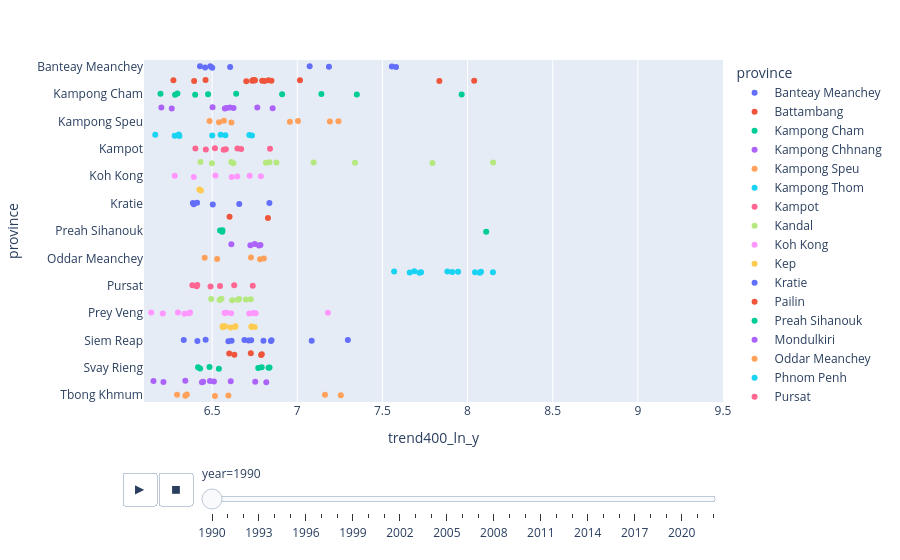

The code cell stored with this chart in its notebook:
### Code cell
px.strip(df,
         x = 'trend400_ln_y',
         y = 'province',
         range_x= [6.10, 9.5],
         color = 'province',
         hover_name= 'district',
         hover_data = ['province'],
         animation_frame= 'year')

### Figure 1 — Plotly figure (JSON) as saved in the notebook; plotly's stock layout.template omitted (floating-point values rounded to 4 significant figures)
{"data": [{"alignmentgroup": "True", "boxpoints": "all", "fillcolor": "rgba(255,255,255,0)", "hoveron": "points", "hovertemplate": "<b>%{hovertext}</b><br><br>province=%{y}<br>year=1990<br>trend400_ln_y=%{x}<extra></extra>", "hovertext": ["Malai", "Mongkol Borei", "Ou Chrov", "Paoy Paet", "Phnum Srok", "Preah Netr Preah", "Serei Saophoan", "Svay Chek", "Thma Puok"], "legendgroup": "Banteay Meanchey", "line": {"color": "rgba(255,255,255,0)"}, "marker": {"color": "#636efa"}, "name": "Banteay Meanchey", "offsetgroup": "Banteay Meanchey", "orientation": "h", "pointpos": 0, "showlegend": true, "type": "box", "x": [6.429, 7.073, 7.58, 7.186, 6.459, 6.606, 7.556, 6.501, 6.489], "x0": " ", "xaxis": "x", "y": ["Banteay Meanchey", "Banteay Meanchey", "Banteay Meanchey", "Banteay Meanchey", "Banteay Meanchey", "Banteay Meanchey", "Banteay Meanchey", "Banteay Meanchey", "Banteay Meanchey"], "y0": " ", "yaxis": "y"}, {"alignmentgroup": "True", "boxpoints": "all", "fillcolor": "rgba(255,255,255,0)", "hoveron": "points", "hovertemplate": "<b>%{hovertext}</b><br><br>province=%{y}<br>year=1990<br>trend400_ln_y=%{x}<extra></extra>", "hovertext": ["Aek Phnum", "Banan", "Battambang", "Bavel", "Kamrieng", "Koas Krala", "Moung Ruessei", "Phnum Proek", "Rotonak Mondol", "Rukh Kiri", "Samlout", "Sampov Lun", "Sangkae", "Thma Koul", "Tonlé Sap"], "legendgroup": "Battambang", "line": {"color": "rgba(255,255,255,0)"}, "marker": {"color": "#EF553B"}, "name": "Battambang", "offsetgroup": "Battambang", "orientation": "h", "pointpos": 0, "showlegend": true, "type": "box", "x": [6.794, 6.394, 8.039, 6.273, 6.808, 6.746, 6.701, 6.848, 6.742, 6.461, 6.752, 6.735, 7.834, 7.016, 6.831], "x0": " ", "xaxis": "x", "y": ["Battambang", "Battambang", "Battambang", "Battambang", "Battambang", "Battambang", "Battambang", "Battambang", "Battambang", "Battambang", "Battambang", "Battambang", "Battambang", "Battambang", "Battambang"], "y0": " ", "yaxis": "y"}, {"alignmentgroup": "True", "boxpoints": "all", "fillcolor": "rgba(255,255,255,0)", "hoveron": "points", "hovertemplate": "<b>%{hovertext}</b><br><br>province=%{y}<br>year=1990<br>trend400_ln_y=%{x}<extra></extra>", "hovertext": ["Batheay", "Chamkar Leu", "Cheung Prey", "Kampong Cham", "Kampong Siem", "Kang Meas", "Kaoh Soutin", "Prey Chhor", "Srei Santhor", "Stueng Trang"], "legendgroup": "Kampong Cham", "line": {"color": "rgba(255,255,255,0)"}, "marker": {"color": "#00cc96"}, "name": "Kampong Cham", "offsetgroup": "Kampong Cham", "orientation": "h", "pointpos": 0, "showlegend": true, "type": "box", "x": [6.4, 6.911, 6.476, 7.965, 7.35, 6.641, 7.142, 6.296, 6.197, 6.282], "x0": " ", "xaxis": "x", "y": ["Kampong Cham", "Kampong Cham", "Kampong Cham", "Kampong Cham", "Kampong Cham", "Kampong Cham", "Kampong Cham", "Kampong Cham", "Kampong Cham", "Kampong Cham"], "y0": " ", "yaxis": "y"}, {"alignmentgroup": "True", "boxpoints": "all", "fillcolor": "rgba(255,255,255,0)", "hoveron": "points", "hovertemplate": "<b>%{hovertext}</b><br><br>province=%{y}<br>year=1990<br>trend400_ln_y=%{x}<extra></extra>", "hovertext": ["Baribour", "Chol Kiri", "Kampong Chhnang", "Kampong Leaeng", "Kampong Tralach", "Rolea B'ier", "Sameakki Mean Chey", "Tonlé Sap", "Tuek Phos"], "legendgroup": "Kampong Chhnang", "line": {"color": "rgba(255,255,255,0)"}, "marker": {"color": "#ab63fa"}, "name": "Kampong Chhnang", "offsetgroup": "Kampong Chhnang", "orientation": "h", "pointpos": 0, "showlegend": true, "type": "box", "x": [6.202, 6.263, 6.604, 6.584, 6.626, 6.856, 6.765, 6.503, 6.575], "x0": " ", "xaxis": "x", "y": ["Kampong Chhnang", "Kampong Chhnang", "Kampong Chhnang", "Kampong Chhnang", "Kampong Chhnang", "Kampong Chhnang", "Kampong Chhnang", "Kampong Chhnang", "Kampong Chhnang"], "y0": " ", "yaxis": "y"}, {"alignmentgroup": "True", "boxpoints": "all", "fillcolor": "rgba(255,255,255,0)", "hoveron": "points", "hovertemplate": "<b>%{hovertext}</b><br><br>province=%{y}<br>year=1990<br>trend400_ln_y=%{x}<extra></extra>", "hovertext": ["Aoral", "Basedth", "Chbar Mon", "Kong Pisei", "Odongk", "Phnum Sruoch", "Samraong Tong", "Thpong"], "legendgroup": "Kampong Speu", "line": {"color": "rgba(255,255,255,0)"}, "marker": {"color": "#FFA15A"}, "name": "Kampong Speu", "offsetgroup": "Kampong Speu", "orientation": "h", "pointpos": 0, "showlegend": true, "type": "box", "x": [6.957, 6.569, 7.242, 7.004, 6.613, 6.485, 7.191, 6.54], "x0": " ", "xaxis": "x", "y": ["Kampong Speu", "Kampong Speu", "Kampong Speu", "Kampong Speu", "Kampong Speu", "Kampong Speu", "Kampong Speu", "Kampong Speu"], "y0": " ", "yaxis": "y"}, {"alignmentgroup": "True", "boxpoints": "all", "fillcolor": "rgba(255,255,255,0)", "hoveron": "points", "hovertemplate": "<b>%{hovertext}</b><br><br>province=%{y}<br>year=1990<br>trend400_ln_y=%{x}<extra></extra>", "hovertext": ["Baray", "Kampong Svay", "Prasat Ballangk", "Prasat Sambour", "Sandan", "Santuk", "Stoung", "Stueng Saen", "Tonlé Sap"], "legendgroup": "Kampong Thom", "line": {"color": "rgba(255,255,255,0)"}, "marker": {"color": "#19d3f3"}, "name": "Kampong Thom", "offsetgroup": "Kampong Thom", "orientation": "h", "pointpos": 0, "showlegend": true, "type": "box", "x": [6.734, 6.28, 6.55, 6.501, 6.308, 6.166, 6.304, 6.719, 6.578], "x0": " ", "xaxis": "x", "y": ["Kampong Thom", "Kampong Thom", "Kampong Thom", "Kampong Thom", "Kampong Thom", "Kampong Thom", "Kampong Thom", "Kampong Thom", "Kampong Thom"], "y0": " ", "yaxis": "y"}, {"alignmentgroup": "True", "boxpoints": "all", "fillcolor": "rgba(255,255,255,0)", "hoveron": "points", "hovertemplate": "<b>%{hovertext}</b><br><br>province=%{y}<br>year=1990<br>trend400_ln_y=%{x}<extra></extra>", "hovertext": ["Angkor Chey", "Banteay Meas", "Chhuk", "Chum Kiri", "Dang Tong", "Kampong Trach", "Kampot", "Tuek Chhou"], "legendgroup": "Kampot", "line": {"color": "rgba(255,255,255,0)"}, "marker": {"color": "#FF6692"}, "name": "Kampot", "offsetgroup": "Kampot", "orientation": "h", "pointpos": 0, "showlegend": true, "type": "box", "x": [6.671, 6.517, 6.463, 6.568, 6.402, 6.58, 6.84, 6.649], "x0": " ", "xaxis": "x", "y": ["Kampot", "Kampot", "Kampot", "Kampot", "Kampot", "Kampot", "Kampot", "Kampot"], "y0": " ", "yaxis": "y"}, {"alignmentgroup": "True", "boxpoints": "all", "fillcolor": "rgba(255,255,255,0)", "hoveron": "points", "hovertemplate": "<b>%{hovertext}</b><br><br>province=%{y}<br>year=1990<br>trend400_ln_y=%{x}<extra></extra>", "hovertext": ["Angk Snuol", "Kandal Stueng", "Kaoh Thum", "Khsach Kandal", "Kien Svay", "Leuk Daek", "Lvea Aem", "Mukh Kampul", "Ponhea Lueu", "S'ang", "Ta Khmau"], "legendgroup": "Kandal", "line": {"color": "rgba(255,255,255,0)"}, "marker": {"color": "#B6E880"}, "name": "Kandal", "offsetgroup": "Kandal", "orientation": "h", "pointpos": 0, "showlegend": true, "type": "box", "x": [6.612, 6.878, 6.499, 7.339, 6.837, 6.625, 7.794, 6.432, 6.816, 7.096, 8.15], "x0": " ", "xaxis": "x", "y": ["Kandal", "Kandal", "Kandal", "Kandal", "Kandal", "Kandal", "Kandal", "Kandal", "Kandal", "Kandal", "Kandal"], "y0": " ", "yaxis": "y"}, {"alignmentgroup": "True", "boxpoints": "all", "fillcolor": "rgba(255,255,255,0)", "hoveron": "points", "hovertemplate": "<b>%{hovertext}</b><br><br>province=%{y}<br>year=1990<br>trend400_ln_y=%{x}<extra></extra>", "hovertext": ["Botum Sakor", "Kaoh Kong", "Khemara Phoumin", "Kiri Sakor", "Mondol Seima", "Srae Ambel", "Thma Bang"], "legendgroup": "Koh Kong", "line": {"color": "rgba(255,255,255,0)"}, "marker": {"color": "#FF97FF"}, "name": "Koh Kong", "offsetgroup": "Koh Kong", "orientation": "h", "pointpos": 0, "showlegend": true, "type": "box", "x": [6.721, 6.615, 6.392, 6.648, 6.281, 6.519, 6.786], "x0": " ", "xaxis": "x", "y": ["Koh Kong", "Koh Kong", "Koh Kong", "Koh Kong", "Koh Kong", "Koh Kong", "Koh Kong"], "y0": " ", "yaxis": "y"}, {"alignmentgroup": "True", "boxpoints": "all", "fillcolor": "rgba(255,255,255,0)", "hoveron": "points", "hovertemplate": "<b>%{hovertext}</b><br><br>province=%{y}<br>year=1990<br>trend400_ln_y=%{x}<extra></extra>", "hovertext": ["Damnak Chang'aeur", "Kaeb"], "legendgroup": "Kep", "line": {"color": "rgba(255,255,255,0)"}, "marker": {"color": "#FECB52"}, "name": "Kep", "offsetgroup": "Kep", "orientation": "h", "pointpos": 0, "showlegend": true, "type": "box", "x": [6.425, 6.434], "x0": " ", "xaxis": "x", "y": ["Kep", "Kep"], "y0": " ", "yaxis": "y"}, {"alignmentgroup": "True", "boxpoints": "all", "fillcolor": "rgba(255,255,255,0)", "hoveron": "points", "hovertemplate": "<b>%{hovertext}</b><br><br>province=%{y}<br>year=1990<br>trend400_ln_y=%{x}<extra></extra>", "hovertext": ["Chetr Borei", "Chhloung", "Kracheh", "Prek Prasab", "Sambour", "Snuol"], "legendgroup": "Kratie", "line": {"color": "rgba(255,255,255,0)"}, "marker": {"color": "#636efa"}, "name": "Kratie", "offsetgroup": "Kratie", "orientation": "h", "pointpos": 0, "showlegend": true, "type": "box", "x": [6.392, 6.387, 6.659, 6.412, 6.504, 6.837], "x0": " ", "xaxis": "x", "y": ["Kratie", "Kratie", "Kratie", "Kratie", "Kratie", "Kratie"], "y0": " ", "yaxis": "y"}, {"alignmentgroup": "True", "boxpoints": "all", "fillcolor": "rgba(255,255,255,0)", "hoveron": "points", "hovertemplate": "<b>%{hovertext}</b><br><br>province=%{y}<br>year=1990<br>trend400_ln_y=%{x}<extra></extra>", "hovertext": ["Pailin", "Sala Krau"], "legendgroup": "Pailin", "line": {"color": "rgba(255,255,255,0)"}, "marker": {"color": "#EF553B"}, "name": "Pailin", "offsetgroup": "Pailin", "orientation": "h", "pointpos": 0, "showlegend": true, "type": "box", "x": [6.602, 6.828], "x0": " ", "xaxis": "x", "y": ["Pailin", "Pailin"], "y0": " ", "yaxis": "y"}, {"alignmentgroup": "True", "boxpoints": "all", "fillcolor": "rgba(255,255,255,0)", "hoveron": "points", "hovertemplate": "<b>%{hovertext}</b><br><br>province=%{y}<br>year=1990<br>trend400_ln_y=%{x}<extra></extra>", "hovertext": ["Kampong Seila", "Preah Sihanouk", "Prey Nob", "Stueng Hav"], "legendgroup": "Preah Sihanouk", "line": {"color": "rgba(255,255,255,0)"}, "marker": {"color": "#00cc96"}, "name": "Preah Sihanouk", "offsetgroup": "Preah Sihanouk", "orientation": "h", "pointpos": 0, "showlegend": true, "type": "box", "x": [6.56, 8.109, 6.546, 6.56], "x0": " ", "xaxis": "x", "y": ["Preah Sihanouk", "Preah Sihanouk", "Preah Sihanouk", "Preah Sihanouk"], "y0": " ", "yaxis": "y"}, {"alignmentgroup": "True", "boxpoints": "all", "fillcolor": "rgba(255,255,255,0)", "hoveron": "points", "hovertemplate": "<b>%{hovertext}</b><br><br>province=%{y}<br>year=1990<br>trend400_ln_y=%{x}<extra></extra>", "hovertext": ["Kaev Seima", "Kaoh Nheaek", "Ou Reang", "Pech Chreada", "Saen Monourom"], "legendgroup": "Mondulkiri", "line": {"color": "rgba(255,255,255,0)"}, "marker": {"color": "#ab63fa"}, "name": "Mondulkiri", "offsetgroup": "Mondulkiri", "orientation": "h", "pointpos": 0, "showlegend": true, "type": "box", "x": [6.784, 6.75, 6.725, 6.775, 6.613], "x0": " ", "xaxis": "x", "y": ["Mondulkiri", "Mondulkiri", "Mondulkiri", "Mondulkiri", "Mondulkiri"], "y0": " ", "yaxis": "y"}, {"alignmentgroup": "True", "boxpoints": "all", "fillcolor": "rgba(255,255,255,0)", "hoveron": "points", "hovertemplate": "<b>%{hovertext}</b><br><br>province=%{y}<br>year=1990<br>trend400_ln_y=%{x}<extra></extra>", "hovertext": ["Anlong Veaeng", "Banteay Ampil", "Chong Kal", "Samraong", "Trapeang Prasat"], "legendgroup": "Oddar Meanchey", "line": {"color": "rgba(255,255,255,0)"}, "marker": {"color": "#FFA15A"}, "name": "Oddar Meanchey", "offsetgroup": "Oddar Meanchey", "orientation": "h", "pointpos": 0, "showlegend": true, "type": "box", "x": [6.804, 6.782, 6.529, 6.456, 6.728], "x0": " ", "xaxis": "x", "y": ["Oddar Meanchey", "Oddar Meanchey", "Oddar Meanchey", "Oddar Meanchey", "Oddar Meanchey"], "y0": " ", "yaxis": "y"}, {"alignmentgroup": "True", "boxpoints": "all", "fillcolor": "rgba(255,255,255,0)", "hoveron": "points", "hovertemplate": "<b>%{hovertext}</b><br><br>province=%{y}<br>year=1990<br>trend400_ln_y=%{x}<extra></extra>", "hovertext": ["Chamkar Mon", "Chbar Ampov", "Chraoy Chongvar", "Dangkao", "Doun Penh", "Mean Chey", "Praek Pnov", "Prampir Meakkakra", "Pur Sen Chey", "Russey Keo", "Saensokh", "Tuol Kouk"], "legendgroup": "Phnom Penh", "line": {"color": "rgba(255,255,255,0)"}, "marker": {"color": "#19d3f3"}, "name": "Phnom Penh", "offsetgroup": "Phnom Penh", "orientation": "h", "pointpos": 0, "showlegend": true, "type": "box", "x": [7.687, 8.149, 8.072, 8.079, 7.718, 7.91, 7.569, 7.944, 7.727, 8.044, 7.882, 7.661], "x0": " ", "xaxis": "x", "y": ["Phnom Penh", "Phnom Penh", "Phnom Penh", "Phnom Penh", "Phnom Penh", "Phnom Penh", "Phnom Penh", "Phnom Penh", "Phnom Penh", "Phnom Penh", "Phnom Penh", "Phnom Penh"], "y0": " ", "yaxis": "y"}, {"alignmentgroup": "True", "boxpoints": "all", "fillcolor": "rgba(255,255,255,0)", "hoveron": "points", "hovertemplate": "<b>%{hovertext}</b><br><br>province=%{y}<br>year=1990<br>trend400_ln_y=%{x}<extra></extra>", "hovertext": ["Bakan", "Kandieng", "Krakor", "Phnum Kravanh", "Pursat", "Tonlé Sap", "Veal Veaeng"], "legendgroup": "Pursat", "line": {"color": "rgba(255,255,255,0)"}, "marker": {"color": "#FF6692"}, "name": "Pursat", "offsetgroup": "Pursat", "orientation": "h", "pointpos": 0, "showlegend": true, "type": "box", "x": [6.491, 6.409, 6.546, 6.63, 6.384, 6.413, 6.739], "x0": " ", "xaxis": "x", "y": ["Pursat", "Pursat", "Pursat", "Pursat", "Pursat", "Pursat", "Pursat"], "y0": " ", "yaxis": "y"}, {"alignmentgroup": "True", "boxpoints": "all", "fillcolor": "rgba(255,255,255,0)", "hoveron": "points", "hovertemplate": "<b>%{hovertext}</b><br><br>province=%{y}<br>year=1990<br>trend400_ln_y=%{x}<extra></extra>", "hovertext": ["Chey Saen", "Chhaeb", "Choam Ksant", "Kuleaen", "Preah Vihear", "Rovieng", "Sangkum Thmei", "Tbaeng Mean Chey"], "legendgroup": "Preah Vihear", "line": {"color": "rgba(255,255,255,0)"}, "marker": {"color": "#B6E880"}, "name": "Preah Vihear", "offsetgroup": "Preah Vihear", "orientation": "h", "pointpos": 0, "showlegend": true, "type": "box", "x": [6.555, 6.651, 6.698, 6.658, 6.727, 6.618, 6.544, 6.494], "x0": " ", "xaxis": "x", "y": ["Preah Vihear", "Preah Vihear", "Preah Vihear", "Preah Vihear", "Preah Vihear", "Preah Vihear", "Preah Vihear", "Preah Vihear"], "y0": " ", "yaxis": "y"}, {"alignmentgroup": "True", "boxpoints": "all", "fillcolor": "rgba(255,255,255,0)", "hoveron": "points", "hovertemplate": "<b>%{hovertext}</b><br><br>province=%{y}<br>year=1990<br>trend400_ln_y=%{x}<extra></extra>", "hovertext": ["Ba Phnum", "Kamchay Mear", "Kampong Trabaek", "Kanhchriech", "Me Sang", "Pea Reang", "Peam Chor", "Peam Ro", "Preah Sdach", "Prey Veng", "Pur Rieng", "Sithor Kandal", "Svay Antor"], "legendgroup": "Prey Veng", "line": {"color": "rgba(255,255,255,0)"}, "marker": {"color": "#FF97FF"}, "name": "Prey Veng", "offsetgroup": "Prey Veng", "orientation": "h", "pointpos": 0, "showlegend": true, "type": "box", "x": [6.612, 6.338, 6.741, 6.371, 6.299, 6.364, 6.583, 7.18, 6.142, 6.573, 6.718, 6.755, 6.21], "x0": " ", "xaxis": "x", "y": ["Prey Veng", "Prey Veng", "Prey Veng", "Prey Veng", "Prey Veng", "Prey Veng", "Prey Veng", "Prey Veng", "Prey Veng", "Prey Veng", "Prey Veng", "Prey Veng", "Prey Veng"], "y0": " ", "yaxis": "y"}, {"alignmentgroup": "True", "boxpoints": "all", "fillcolor": "rgba(255,255,255,0)", "hoveron": "points", "hovertemplate": "<b>%{hovertext}</b><br><br>province=%{y}<br>year=1990<br>trend400_ln_y=%{x}<extra></extra>", "hovertext": ["Andoung Meas", "Ban Lung", "Bar Kaev", "Koun Mom", "Lumphat", "Ou Chum", "Ou Ya Dav", "Ta Veaeng", "Veun Sai"], "legendgroup": "Ratanakiri", "line": {"color": "rgba(255,255,255,0)"}, "marker": {"color": "#FECB52"}, "name": "Ratanakiri", "offsetgroup": "Ratanakiri", "orientation": "h", "pointpos": 0, "showlegend": true, "type": "box", "x": [6.75, 6.732, 6.561, 6.564, 6.637, 6.634, 6.577, 6.731, 6.608], "x0": " ", "xaxis": "x", "y": ["Ratanakiri", "Ratanakiri", "Ratanakiri", "Ratanakiri", "Ratanakiri", "Ratanakiri", "Ratanakiri", "Ratanakiri", "Ratanakiri"], "y0": " ", "yaxis": "y"}, {"alignmentgroup": "True", "boxpoints": "all", "fillcolor": "rgba(255,255,255,0)", "hoveron": "points", "hovertemplate": "<b>%{hovertext}</b><br><br>province=%{y}<br>year=1990<br>trend400_ln_y=%{x}<extra></extra>", "hovertext": ["Angkor Chum", "Angkor Thum", "Banteay Srei", "Chi Kraeng", "Kralanh", "Prasat Bakong", "Puok", "Siem Reap", "Soutr Nikom", "Srei Snam", "Svay Leu", "Tonlé Sap", "Varin"], "legendgroup": "Siem Reap", "line": {"color": "rgba(255,255,255,0)"}, "marker": {"color": "#636efa"}, "name": "Siem Reap", "offsetgroup": "Siem Reap", "orientation": "h", "pointpos": 0, "showlegend": true, "type": "box", "x": [6.596, 6.333, 6.729, 6.714, 6.414, 6.69, 7.085, 7.297, 6.614, 6.462, 6.801, 6.845, 6.849], "x0": " ", "xaxis": "x", "y": ["Siem Reap", "Siem Reap", "Siem Reap", "Siem Reap", "Siem Reap", "Siem Reap", "Siem Reap", "Siem Reap", "Siem Reap", "Siem Reap", "Siem Reap", "Siem Reap", "Siem Reap"], "y0": " ", "yaxis": "y"}, {"alignmentgroup": "True", "boxpoints": "all", "fillcolor": "rgba(255,255,255,0)", "hoveron": "points", "hovertemplate": "<b>%{hovertext}</b><br><br>province=%{y}<br>year=1990<br>trend400_ln_y=%{x}<extra></extra>", "hovertext": ["Sesan", "Siem Bouk", "Siem Pang", "Stueng Traeng", "Thala Barivat"], "legendgroup": "Stung Treng", "line": {"color": "rgba(255,255,255,0)"}, "marker": {"color": "#EF553B"}, "name": "Stung Treng", "offsetgroup": "Stung Treng", "orientation": "h", "pointpos": 0, "showlegend": true, "type": "box", "x": [6.792, 6.631, 6.727, 6.788, 6.6], "x0": " ", "xaxis": "x", "y": ["Stung Treng", "Stung Treng", "Stung Treng", "Stung Treng", "Stung Treng"], "y0": " ", "yaxis": "y"}, {"alignmentgroup": "True", "boxpoints": "all", "fillcolor": "rgba(255,255,255,0)", "hoveron": "points", "hovertemplate": "<b>%{hovertext}</b><br><br>province=%{y}<br>year=1990<br>trend400_ln_y=%{x}<extra></extra>", "hovertext": ["Bavet", "Chantrea", "Kampong Rou", "Romeas Haek", "Rumduol", "Svay Chrum", "Svay Rieng", "Svay Teab"], "legendgroup": "Svay Rieng", "line": {"color": "rgba(255,255,255,0)"}, "marker": {"color": "#00cc96"}, "name": "Svay Rieng", "offsetgroup": "Svay Rieng", "orientation": "h", "pointpos": 0, "showlegend": true, "type": "box", "x": [6.837, 6.771, 6.54, 6.418, 6.429, 6.791, 6.832, 6.485], "x0": " ", "xaxis": "x", "y": ["Svay Rieng", "Svay Rieng", "Svay Rieng", "Svay Rieng", "Svay Rieng", "Svay Rieng", "Svay Rieng", "Svay Rieng"], "y0": " ", "yaxis": "y"}, {"alignmentgroup": "True", "boxpoints": "all", "fillcolor": "rgba(255,255,255,0)", "hoveron": "points", "hovertemplate": "<b>%{hovertext}</b><br><br>province=%{y}<br>year=1990<br>trend400_ln_y=%{x}<extra></extra>", "hovertext": ["Angkor Borei", "Bati", "Borei Cholsar", "Doun Kaev", "Kaoh Andaet", "Kiri Vong", "Prey Kabbas", "Samraong", "Tram Kak", "Treang"], "legendgroup": "Takeo", "line": {"color": "rgba(255,255,255,0)"}, "marker": {"color": "#ab63fa"}, "name": "Takeo", "offsetgroup": "Takeo", "orientation": "h", "pointpos": 0, "showlegend": true, "type": "box", "x": [6.343, 6.44, 6.511, 6.818, 6.156, 6.447, 6.487, 6.214, 6.609, 6.753], "x0": " ", "xaxis": "x", "y": ["Takeo", "Takeo", "Takeo", "Takeo", "Takeo", "Takeo", "Takeo", "Takeo", "Takeo", "Takeo"], "y0": " ", "yaxis": "y"}, {"alignmentgroup": "True", "boxpoints": "all", "fillcolor": "rgba(255,255,255,0)", "hoveron": "points", "hovertemplate": "<b>%{hovertext}</b><br><br>province=%{y}<br>year=1990<br>trend400_ln_y=%{x}<extra></extra>", "hovertext": ["Dambae", "Krouch Chhmar", "Memot", "Ou Reang Ov", "Ponhea Kraek", "Suong", "Tboung Khmum"], "legendgroup": "Tbong Khmum", "line": {"color": "rgba(255,255,255,0)"}, "marker": {"color": "#FFA15A"}, "name": "Tbong Khmum", "offsetgroup": "Tbong Khmum", "orientation": "h", "pointpos": 0, "showlegend": true, "type": "box", "x": [6.352, 6.596, 6.517, 6.294, 6.343, 7.256, 7.163], "x0": " ", "xaxis": "x", "y": ["Tbong Khmum", "Tbong Khmum", "Tbong Khmum", "Tbong Khmum", "Tbong Khmum", "Tbong Khmum", "Tbong Khmum"], "y0": " ", "yaxis": "y"}], "layout": {"boxmode": "overlay", "legend": {"title": {"text": "province"}, "tracegroupgap": 0}, "margin": {"t": 60}, "sliders": [{"active": 0, "currentvalue": {"prefix": "year="}, "len": 0.9, "pad": {"b": 10, "t": 60}, "steps": [{"args": [["1990"], {"frame": {"duration": 0, "redraw": true}, "fromcurrent": true, "mode": "immediate", "transition": {"duration": 0, "easing": "linear"}}], "label": "1990", "method": "animate"}, {"args": [["1991"], {"frame": {"duration": 0, "redraw": true}, "fromcurrent": true, "mode": "immediate", "transition": {"duration": 0, "easing": "linear"}}], "label": "1991", "method": "animate"}, {"args": [["1992"], {"frame": {"duration": 0, "redraw": true}, "fromcurrent": true, "mode": "immediate", "transition": {"duration": 0, "easing": "linear"}}], "label": "1992", "method": "animate"}, {"args": [["1993"], {"frame": {"duration": 0, "redraw": true}, "fromcurrent": true, "mode": "immediate", "transition": {"duration": 0, "easing": "linear"}}], "label": "1993", "method": "animate"}, {"args": [["1994"], {"frame": {"duration": 0, "redraw": true}, "fromcurrent": true, "mode": "immediate", "transition": {"duration": 0, "easing": "linear"}}], "label": "1994", "method": "animate"}, {"args": [["1995"], {"frame": {"duration": 0, "redraw": true}, "fromcurrent": true, "mode": "immediate", "transition": {"duration": 0, "easing": "linear"}}], "label": "1995", "method": "animate"}, {"args": [["1996"], {"frame": {"duration": 0, "redraw": true}, "fromcurrent": true, "mode": "immediate", "transition": {"duration": 0, "easing": "linear"}}], "label": "1996", "method": "animate"}, {"args": [["1997"], {"frame": {"duration": 0, "redraw": true}, "fromcurrent": true, "mode": "immediate", "transition": {"duration": 0, "easing": "linear"}}], "label": "1997", "method": "animate"}, {"args": [["1998"], {"frame": {"duration": 0, "redraw": true}, "fromcurrent": true, "mode": "immediate", "transition": {"duration": 0, "easing": "linear"}}], "label": "1998", "method": "animate"}, {"args": [["1999"], {"frame": {"duration": 0, "redraw": true}, "fromcurrent": true, "mode": "immediate", "transition": {"duration": 0, "easing": "linear"}}], "label": "1999", "method": "animate"}, {"args": [["2000"], {"frame": {"duration": 0, "redraw": true}, "fromcurrent": true, "mode": "immediate", "transition": {"duration": 0, "easing": "linear"}}], "label": "2000", "method": "animate"}, {"args": [["2001"], {"frame": {"duration": 0, "redraw": true}, "fromcurrent": true, "mode": "immediate", "transition": {"duration": 0, "easing": "linear"}}], "label": "2001", "method": "animate"}, {"args": [["2002"], {"frame": {"duration": 0, "redraw": true}, "fromcurrent": true, "mode": "immediate", "transition": {"duration": 0, "easing": "linear"}}], "label": "2002", "method": "animate"}, {"args": [["2003"], {"frame": {"duration": 0, "redraw": true}, "fromcurrent": true, "mode": "immediate", "transition": {"duration": 0, "easing": "linear"}}], "label": "2003", "method": "animate"}, {"args": [["2004"], {"frame": {"duration": 0, "redraw": true}, "fromcurrent": true, "mode": "immediate", "transition": {"duration": 0, "easing": "linear"}}], "label": "2004", "method": "animate"}, {"args": [["2005"], {"frame": {"duration": 0, "redraw": true}, "fromcurrent": true, "mode": "immediate", "transition": {"duration": 0, "easing": "linear"}}], "label": "2005", "method": "animate"}, {"args": [["2006"], {"frame": {"duration": 0, "redraw": true}, "fromcurrent": true, "mode": "immediate", "transition": {"duration": 0, "easing": "linear"}}], "label": "2006", "method": "animate"}, {"args": [["2007"], {"frame": {"duration": 0, "redraw": true}, "fromcurrent": true, "mode": "immediate", "transition": {"duration": 0, "easing": "linear"}}], "label": "2007", "method": "animate"}, {"args": [["2008"], {"frame": {"duration": 0, "redraw": true}, "fromcurrent": true, "mode": "immediate", "transition": {"duration": 0, "easing": "linear"}}], "label": "2008", "method": "animate"}, {"args": [["2009"], {"frame": {"duration": 0, "redraw": true}, "fromcurrent": true, "mode": "immediate", "transition": {"duration": 0, "easing": "linear"}}], "label": "2009", "method": "animate"}, {"args": [["2010"], {"frame": {"duration": 0, "redraw": true}, "fromcurrent": true, "mode": "immediate", "transition": {"duration": 0, "easing": "linear"}}], "label": "2010", "method": "animate"}, {"args": [["2011"], {"frame": {"duration": 0, "redraw": true}, "fromcurrent": true, "mode": "immediate", "transition": {"duration": 0, "easing": "linear"}}], "label": "2011", "method": "animate"}, {"args": [["2012"], {"frame": {"duration": 0, "redraw": true}, "fromcurrent": true, "mode": "immediate", "transition": {"duration": 0, "easing": "linear"}}], "label": "2012", "method": "animate"}, {"args": [["2013"], {"frame": {"duration": 0, "redraw": true}, "fromcurrent": true, "mode": "immediate", "transition": {"duration": 0, "easing": "linear"}}], "label": "2013", "method": "animate"}, {"args": [["2014"], {"frame": {"duration": 0, "redraw": true}, "fromcurrent": true, "mode": "immediate", "transition": {"duration": 0, "easing": "linear"}}], "label": "2014", "method": "animate"}, {"args": [["2015"], {"frame": {"duration": 0, "redraw": true}, "fromcurrent": true, "mode": "immediate", "transition": {"duration": 0, "easing": "linear"}}], "label": "2015", "method": "animate"}, {"args": [["2016"], {"frame": {"duration": 0, "redraw": true}, "fromcurrent": true, "mode": "immediate", "transition": {"duration": 0, "easing": "linear"}}], "label": "2016", "method": "animate"}, {"args": [["2017"], {"frame": {"duration": 0, "redraw": true}, "fromcurrent": true, "mode": "immediate", "transition": {"duration": 0, "easing": "linear"}}], "label": "2017", "method": "animate"}, {"args": [["2018"], {"frame": {"duration": 0, "redraw": true}, "fromcurrent": true, "mode": "immediate", "transition": {"duration": 0, "easing": "linear"}}], "label": "2018", "method": "animate"}, {"args": [["2019"], {"frame": {"duration": 0, "redraw": true}, "fromcurrent": true, "mode": "immediate", "transition": {"duration": 0, "easing": "linear"}}], "label": "2019", "method": "animate"}, {"args": [["2020"], {"frame": {"duration": 0, "redraw": true}, "fromcurrent": true, "mode": "immediate", "transition": {"duration": 0, "easing": "linear"}}], "label": "2020", "method": "animate"}, {"args": [["2021"], {"frame": {"duration": 0, "redraw": true}, "fromcurrent": true, "mode": "immediate", "transition": {"duration": 0, "easing": "linear"}}], "label": "2021", "method": "animate"}, {"args": [["2022"], {"frame": {"duration": 0, "redraw": true}, "fromcurrent": true, "mode": "immediate", "transition": {"duration": 0, "easing": "linear"}}], "label": "2022", "method": "animate"}], "x": 0.1, "xanchor": "left", "y": 0, "yanchor": "top"}], "updatemenus": [{"buttons": [{"args": [null, {"frame": {"duration": 500, "redraw": true}, "fromcurrent": true, "mode": "immediate", "transition": {"duration": 500, "easing": "linear"}}], "label": "&#9654;", "method": "animate"}, {"args": [[null], {"frame": {"duration": 0, "redraw": true}, "fromcurrent": true, "mode": "immediate", "transition": {"duration": 0, "easing": "linear"}}], "label": "&#9724;", "method": "animate"}], "direction": "left", "pad": {"r": 10, "t": 70}, "showactive": false, "type": "buttons", "x": 0.1, "xanchor": "right", "y": 0, "yanchor": "top"}], "xaxis": {"anchor": "y", "domain": [0.0, 1.0], "range": [6.1, 9.5], "title": {"text": "trend400_ln_y"}}, "yaxis": {"anchor": "x", "categoryarray": ["Tbong Khmum", "Takeo", "Svay Rieng", "Stung Treng", "Siem Reap", "Ratanakiri", "Prey Veng", "Preah Vihear", "Pursat", "Phnom Penh", "Oddar Meanchey", "Mondulkiri", "Preah Sihanouk", "Pailin", "Kratie", "Kep", "Koh Kong", "Kandal", "Kampot", "Kampong Thom", "Kampong Speu", "Kampong Chhnang", "Kampong Cham", "Battambang", "Banteay Meanchey"], "categoryorder": "array", "domain": [0.0, 1.0], "title": {"text": "province"}}}}
